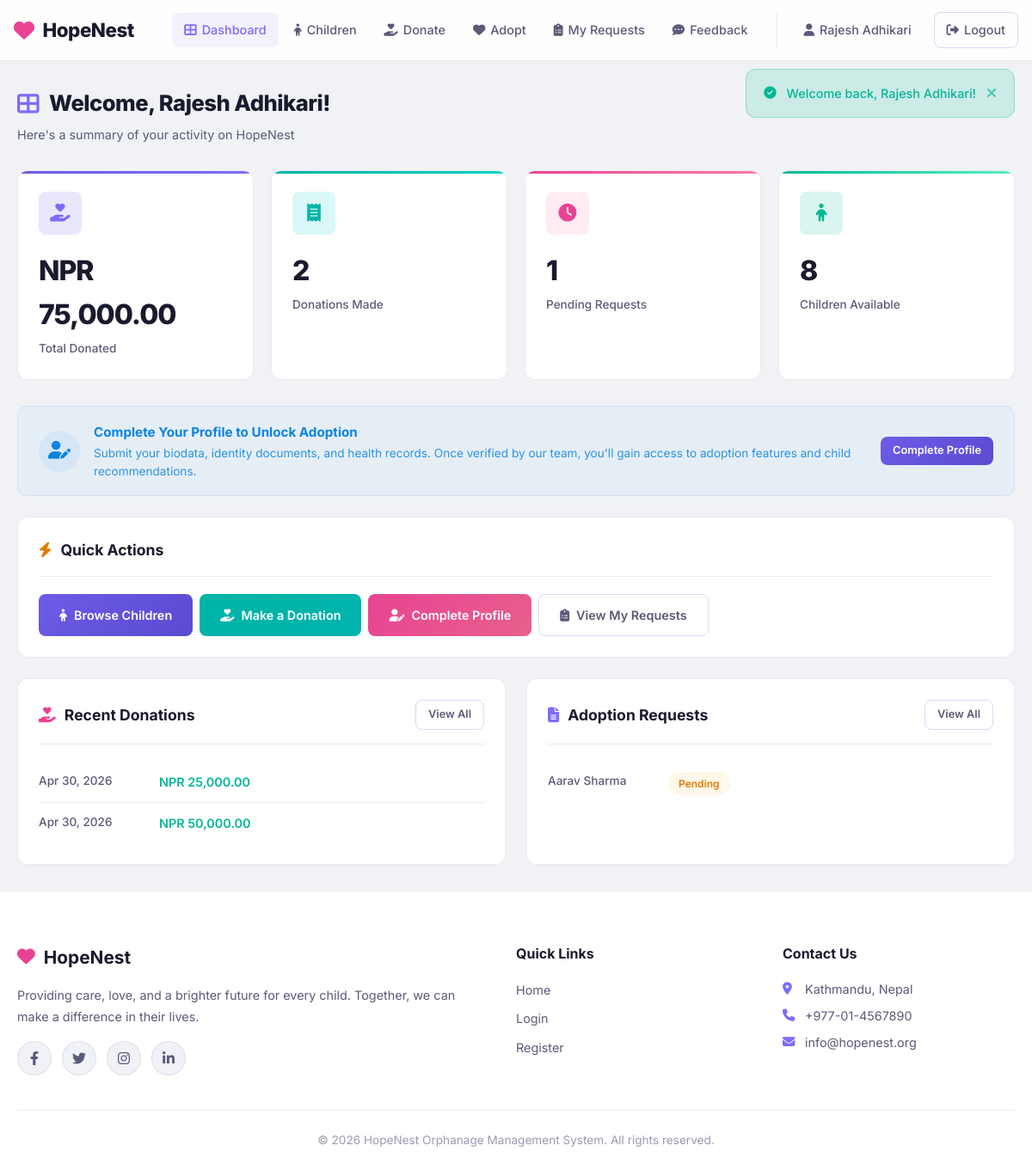
/user/dashboard.php (signed in), run on the app's committed database.
### tables this page shows
CREATE TABLE IF NOT EXISTS users (
    id INT AUTO_INCREMENT PRIMARY KEY,
    full_name VARCHAR(100) NOT NULL,
    email VARCHAR(100) NOT NULL UNIQUE,
    password VARCHAR(255) NOT NULL,
    phone VARCHAR(20),
    date_of_birth DATE DEFAULT NULL,
    gender ENUM('male','female','other') DEFAULT NULL,
    marital_status ENUM('single','married','divorced','widowed') DEFAULT NULL,
    blood_group VARCHAR(5) DEFAULT NULL,
    health_conditions TEXT DEFAULT NULL,
    address TEXT,
    location VARCHAR(100),
    age_preference_min INT DEFAULT 0,
    age_preference_max INT DEFAULT 18,
    gender_preference ENUM('male', 'female', 'any') DEFAULT 'any',
    health_preference ENUM('healthy','minor_issues','special_needs','any') DEFAULT 'any',
    education_preference VARCHAR(100) DEFAULT NULL,
    emotional_preference VARCHAR(255) DEFAULT NULL,
    adaptability_preference ENUM('high','moderate','low','any') DEFAULT 'any',
    occupation VARCHAR(100),
    annual_income DECIMAL(12,2),
    family_size INT DEFAULT 1,
    profile_status ENUM('incomplete','pending','verified','rejected') DEFAULT 'incomplete',
    profile_rejection_note TEXT DEFAULT NULL,
    profile_submitted_at TIMESTAMP NULL DEFAULT NULL,
    profile_verified_at TIMESTAMP NULL DEFAULT NULL,
    created_at TIMESTAMP DEFAULT CURRENT_TIMESTAMP,
    updated_at TIMESTAMP DEFAULT CURRENT_TIMESTAMP ON UPDATE CURRENT_TIMESTAMP
);

CREATE TABLE IF NOT EXISTS donations (
    id INT AUTO_INCREMENT PRIMARY KEY,
    user_id INT NOT NULL,
    donation_type ENUM('monetary','clothing','food','toys','educational','supplies','other') DEFAULT 'monetary',
    amount DECIMAL(12,2) DEFAULT 0,
    item_description TEXT DEFAULT NULL,
    message TEXT,
    payment_method VARCHAR(50) DEFAULT 'online',
    transaction_id VARCHAR(100),
    donated_at TIMESTAMP DEFAULT CURRENT_TIMESTAMP,
    FOREIGN KEY (user_id) REFERENCES users(id) ON DELETE CASCADE
);

CREATE TABLE IF NOT EXISTS adoption_requests (
    id INT AUTO_INCREMENT PRIMARY KEY,
    user_id INT NOT NULL,
    orphan_id INT NOT NULL,
    reason TEXT,
    preferred_age_min INT,
    preferred_age_max INT,
    preferred_gender ENUM('male', 'female', 'any') DEFAULT 'any',
    income DECIMAL(12,2),
    family_size INT,
    status ENUM('pending', 'approved', 'meeting_scheduled', 'completed', 'rejected', 'cancelled') DEFAULT 'pending',
    admin_notes TEXT,
    national_id_doc VARCHAR(255) DEFAULT NULL,
    citizenship_doc VARCHAR(255) DEFAULT NULL,
    employment_doc VARCHAR(255) DEFAULT NULL,
    employer_name VARCHAR(100) DEFAULT NULL,
    employment_duration VARCHAR(50) DEFAULT NULL,
    matching_score DECIMAL(5,2),
    meeting_date DATE DEFAULT NULL,
    meeting_notes TEXT DEFAULT NULL,
    cancellation_reason TEXT DEFAULT NULL,
    applied_at TIMESTAMP DEFAULT CURRENT_TIMESTAMP,
    updated_at TIMESTAMP DEFAULT CURRENT_TIMESTAMP ON UPDATE CURRENT_TIMESTAMP,
    FOREIGN KEY (user_id) REFERENCES users(id) ON DELETE CASCADE,
    FOREIGN KEY (orphan_id) REFERENCES orphans(id) ON DELETE CASCADE
);

CREATE TABLE IF NOT EXISTS orphans (
    id INT AUTO_INCREMENT PRIMARY KEY,
    full_name VARCHAR(100) NOT NULL,
    date_of_birth DATE NOT NULL,
    gender ENUM('male', 'female') NOT NULL,
    health_status ENUM('healthy', 'minor_issues', 'special_needs') DEFAULT 'healthy',
    health_details TEXT,
    blood_group VARCHAR(5) DEFAULT NULL,
    behavioral_traits TEXT DEFAULT NULL,
    personality VARCHAR(255) DEFAULT NULL,
    emotional_needs VARCHAR(255) DEFAULT NULL,
    adaptability_level ENUM('high','moderate','low') DEFAULT 'moderate',
    background TEXT,
    location VARCHAR(100),
    education_level VARCHAR(100),
    photo VARCHAR(255) DEFAULT 'default.png',
    availability_status ENUM('available', 'adopted', 'pending') DEFAULT 'available',
    date_admitted DATE,
    created_at TIMESTAMP DEFAULT CURRENT_TIMESTAMP,
    updated_at TIMESTAMP DEFAULT CURRENT_TIMESTAMP ON UPDATE CURRENT_TIMESTAMP
);

### includes/functions.php (called while the page is built, shortened)
<?php
function formatDate($date) {
    return date('M d, Y', strtotime($date));
}
function formatCurrency($amount) {
    return 'NPR ' . number_format($amount, 2);
}
function getStatusBadge($status) {
    switch ($status) {
        case 'pending':
            return 'badge-warning';
    }
}
function getProfileStatus($pdo, $userId) {
    $stmt = $pdo->prepare("SELECT profile_status FROM users WHERE id = ?");
    $stmt->execute([$userId]);
    return $stmt->fetchColumn() ?: 'incomplete';
}
?>

### user/dashboard.php (the view, shortened to what this page needs)
<?php
require_once '../includes/auth.php';
$userId = $_SESSION['user_id'];
$stmt = $pdo->prepare("SELECT * FROM users WHERE id = ?");
$stmt->execute([$userId]);
$user = $stmt->fetch();
$totalDonated = $pdo->prepare("SELECT COALESCE(SUM(amount), 0) FROM donations WHERE user_id = ?");
$totalDonated->execute([$userId]);
$totalDonated = $totalDonated->fetchColumn();
$donationCount = $pdo->prepare("SELECT COUNT(*) FROM donations WHERE user_id = ?");
$donationCount->execute([$userId]);
$donationCount = $donationCount->fetchColumn();
$pendingRequests = $pdo->prepare("SELECT COUNT(*) FROM adoption_requests WHERE user_id = ? AND status = 'pending'");
$pendingRequests->execute([$userId]);
$pendingRequests = $pendingRequests->fetchColumn();
$availableChildren = $pdo->query("SELECT COUNT(*) FROM orphans WHERE availability_status = 'available'")->fetchColumn();
$stmt = $pdo->prepare("SELECT * FROM donations WHERE user_id = ? ORDER BY donated_at DESC LIMIT 3");
$stmt->execute([$userId]);
$recentDonations = $stmt->fetchAll();
$stmt = $pdo->prepare("
    SELECT ar.*, o.full_name as orphan_name
    FROM adoption_requests ar
    JOIN orphans o ON ar.orphan_id = o.id
    WHERE ar.user_id = ?
    ORDER BY ar.applied_at DESC LIMIT 3
");
$stmt->execute([$userId]);
$recentRequests = $stmt->fetchAll();
require_once '../includes/header.php';
?>
<div class="container">
    <div class="page-header">
        <div>
            <h1><i class="fas fa-th-large"></i> Welcome, <?php echo htmlspecialchars($user['full_name']); ?>!</h1>
            <p class="page-subtitle">Here's a summary of your activity on HopeNest</p>
        </div>
    </div>
    <div class="stat-grid">
        <div class="stat-card purple">
            <div class="stat-icon"><i class="fas fa-hand-holding-heart"></i></div>
            <div class="stat-value"><?php echo formatCurrency($totalDonated); ?></div>
            <div class="stat-label">Total Donated</div>
        </div>
        <div class="stat-card teal">
            <div class="stat-icon"><i class="fas fa-receipt"></i></div>
            <div class="stat-value"><?php echo $donationCount; ?></div>
            <div class="stat-label">Donations Made</div>
        </div>
        <div class="stat-card pink">
            <div class="stat-icon"><i class="fas fa-clock"></i></div>
            <div class="stat-value"><?php echo $pendingRequests; ?></div>
            <div class="stat-label">Pending Requests</div>
        </div>
        <div class="stat-card green">
            <div class="stat-icon"><i class="fas fa-child"></i></div>
            <div class="stat-value"><?php echo $availableChildren; ?></div>
            <div class="stat-label">Children Available</div>
        </div>
    </div>
    <?php
    $profileStatus = getProfileStatus($pdo, $userId);
    ?>
    <?php if ($profileStatus === 'incomplete'): ?>
    <div class="verification-banner verification-info">
        <div class="verification-banner-icon"><i class="fas fa-user-edit"></i></div>
        <div class="verification-banner-content">
            <strong>Complete Your Profile to Unlock Adoption</strong>
            <p>Submit your biodata, identity documents, and health records. Once verified by our team, you'll gain access to adoption features and child recommendations.</p>
        </div>
        <a href="complete_profile.php" class="btn btn-primary btn-sm">Complete Profile</a>
    </div>
    <?php endif; ?>
    <div class="card mb-3">
        <div class="card-header">
            <h3><i class="fas fa-bolt text-warning"></i> Quick Actions</h3>
        </div>
        <div class="card-body">
            <div class="btn-group">
                <a href="orphans.php" class="btn btn-primary"><i class="fas fa-child"></i> Browse Children</a>
                <a href="donate.php" class="btn btn-secondary"><i class="fas fa-hand-holding-heart"></i> Make a Donation</a>
                <?php if ($profileStatus === 'verified'): ?>
                <a href="adopt.php" class="btn btn-accent"><i class="fas fa-heart"></i> Apply for Adoption</a>
                <?php else: ?>
                <a href="complete_profile.php" class="btn btn-accent"><i class="fas fa-user-edit"></i> Complete Profile</a>
                <?php endif; ?>
                <a href="my_requests.php" class="btn btn-outline"><i class="fas fa-clipboard-list"></i> View My Requests</a>
            </div>
        </div>
    </div>
    <div class="grid-2">
        <div class="card">
            <div class="card-header">
                <h3><i class="fas fa-hand-holding-heart" style="color: var(--accent);"></i> Recent Donations</h3>
                <a href="donate.php" class="btn btn-sm btn-outline">View All</a>
            </div>
            <div class="card-body">
                <?php if (!empty($recentDonations)): ?>
                    <?php foreach ($recentDonations as $don): ?>
                    <div class="detail-row">
                        <span class="detail-label"><?php echo formatDate($don['donated_at']); ?></span>
                        <span class="detail-value text-success"><?php echo formatCurrency($don['amount']); ?></span>
                    </div>
                    <?php endforeach; ?>
                <?php endif; ?>
            </div>
        </div>
        <div class="card">
            <div class="card-header">
                <h3><i class="fas fa-file-alt text-primary"></i> Adoption Requests</h3>
                <a href="my_requests.php" class="btn btn-sm btn-outline">View All</a>
            </div>
            <div class="card-body">
                <?php if (!empty($recentRequests)): ?>
                    <?php foreach ($recentRequests as $req): ?>
                    <div class="detail-row">
                        <span class="detail-label"><?php echo htmlspecialchars($req['orphan_name']); ?></span>
                        <span class="detail-value"><span class="badge <?php echo getStatusBadge($req['status']); ?>"><?php echo ucfirst($req['status']); ?></span></span>
                    </div>
                    <?php endforeach; ?>
                <?php endif; ?>
            </div>
        </div>
    </div>
</div>
<?php require_once '../includes/footer.php'; ?>

### data on the page
users: full_name "Rajesh Adhikari"
donations: donated_at "Apr 30, 2026", amount "NPR 25,000.00"
donations: donated_at "Apr 30, 2026", amount "NPR 50,000.00"
adoption_requests: orphan.full_name "Aarav Sharma", status "Pending"

### other printed values
$_SESSION['user_name'] "Rajesh Adhikari"
$flash['message'] "Welcome back, Rajesh Adhikari!"
formatCurrency($totalDonated) "NPR 75,000.00"
$donationCount "2"
$pendingRequests "1"
$availableChildren "8"
